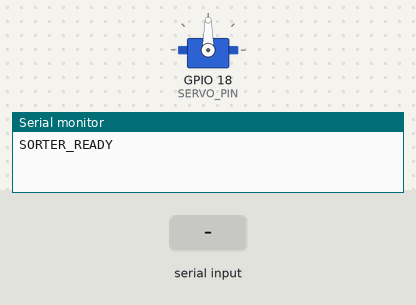
Recording of a sketch running on a simulated ESP32. Shown: servo, the last lines printed to the serial monitor. The inputs (shaded band) are chosen by the test bench.

Above: at 1.7 s.
1.8 s: "P" received over Serial
At 2.9 s:
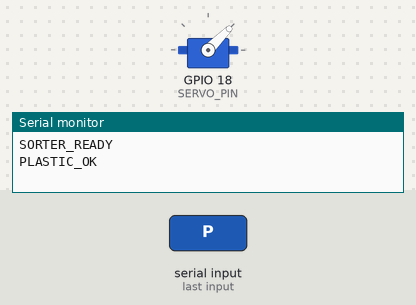
3.3 s: "M" received over Serial
At 4.1 s:
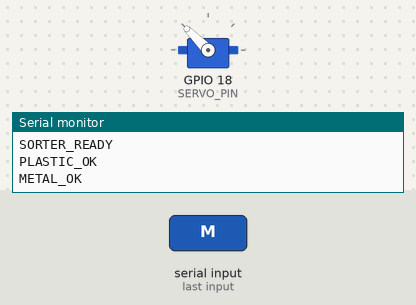
4.8 s: "p" received over Serial
At 5.2 s:
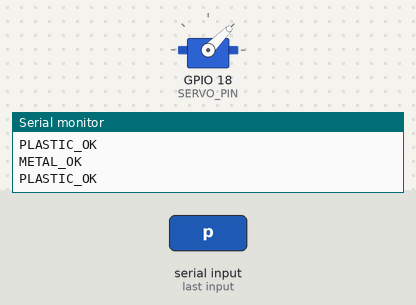
6.3 s: "m" received over Serial
At 7.6 s:
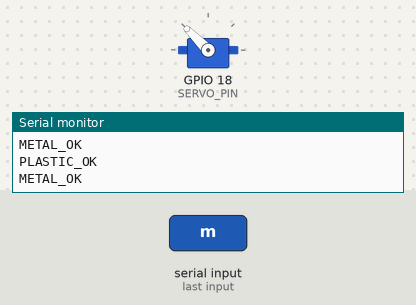
Timing chart, 0 to 8.8 s (numbered marks = the images above; inputs shaded):
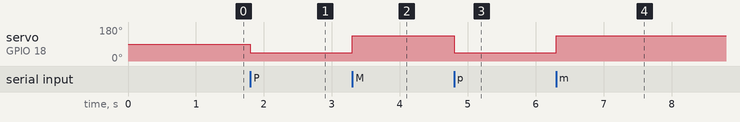

The sketch:

WasteSorter.ino.ino
```cpp
#include <ESP32Servo.h>

Servo diverter;

const int SERVO_PIN = 18;
const int PLASTIC_ANGLE = 45;
const int METAL_ANGLE = 135;

void setup() {
  Serial.begin(115200);

  diverter.setPeriodHertz(50);
  diverter.attach(SERVO_PIN, 500, 2500);
  diverter.write(90);

  delay(500);
  Serial.println("SORTER_READY");
}

void loop() {
  if (!Serial.available()) return;

  char command = Serial.read();

  if (command == 'P' || command == 'p') {
    diverter.write(PLASTIC_ANGLE);
    Serial.println("PLASTIC_OK");
  }
  else if (command == 'M' || command == 'm') {
    diverter.write(METAL_ANGLE);
    Serial.println("METAL_OK");
  }
  else if (command == 'C' || command == 'c') {
    diverter.write(90);
    Serial.println("CENTER_OK");
  }
}
```

Measured:
- after the input at 1.8 s, servo on GPIO 18 (SERVO_PIN): 90° → 45° at once
- after the input at 3.3 s, servo on GPIO 18 (SERVO_PIN): 45° → 135° at once
- after the input at 4.8 s, servo on GPIO 18 (SERVO_PIN): 135° → 45° at once
- after the input at 6.3 s, servo on GPIO 18 (SERVO_PIN): 45° → 135° at once
